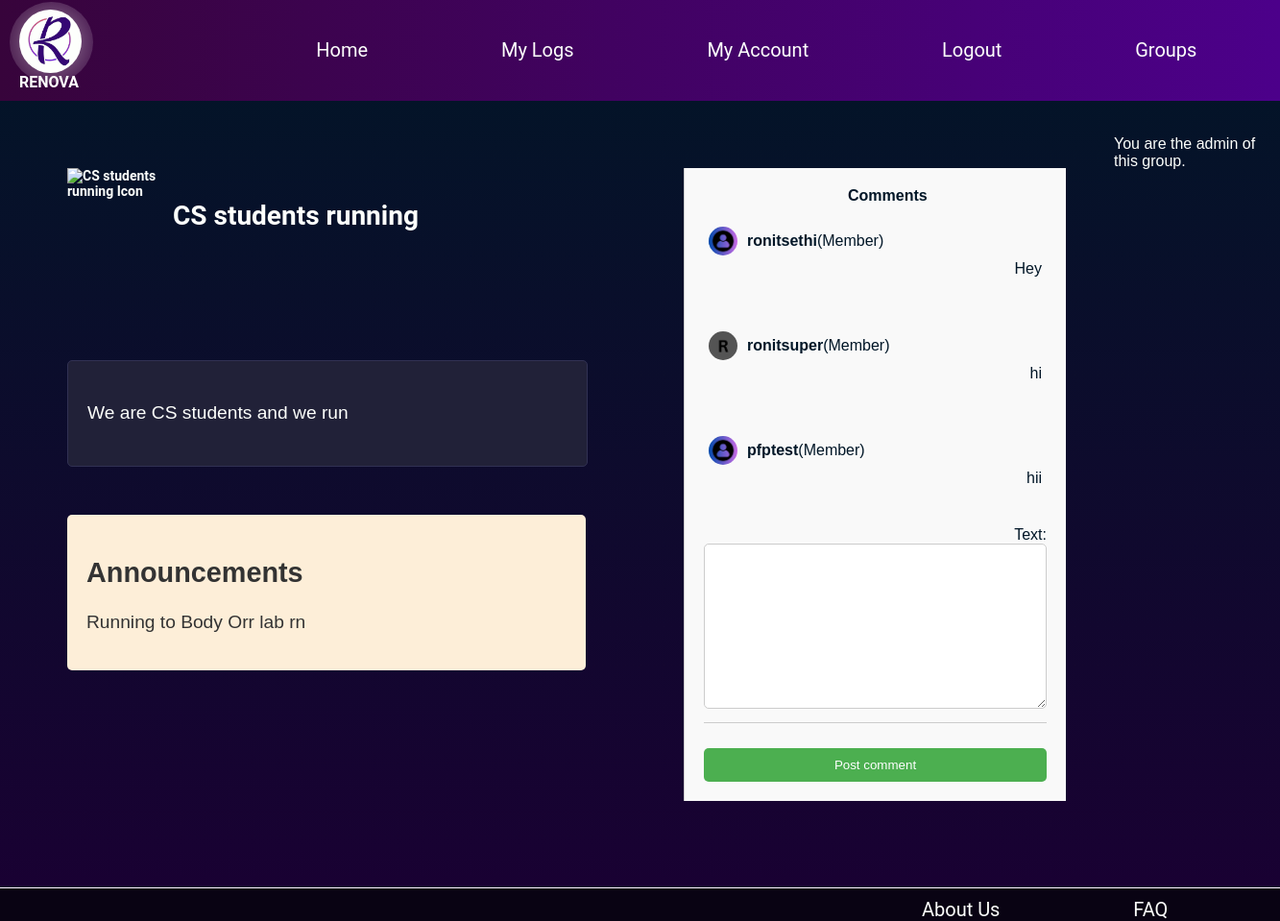
Before: /renova/groups/cs-students-running/ (signed in) with the older database file.
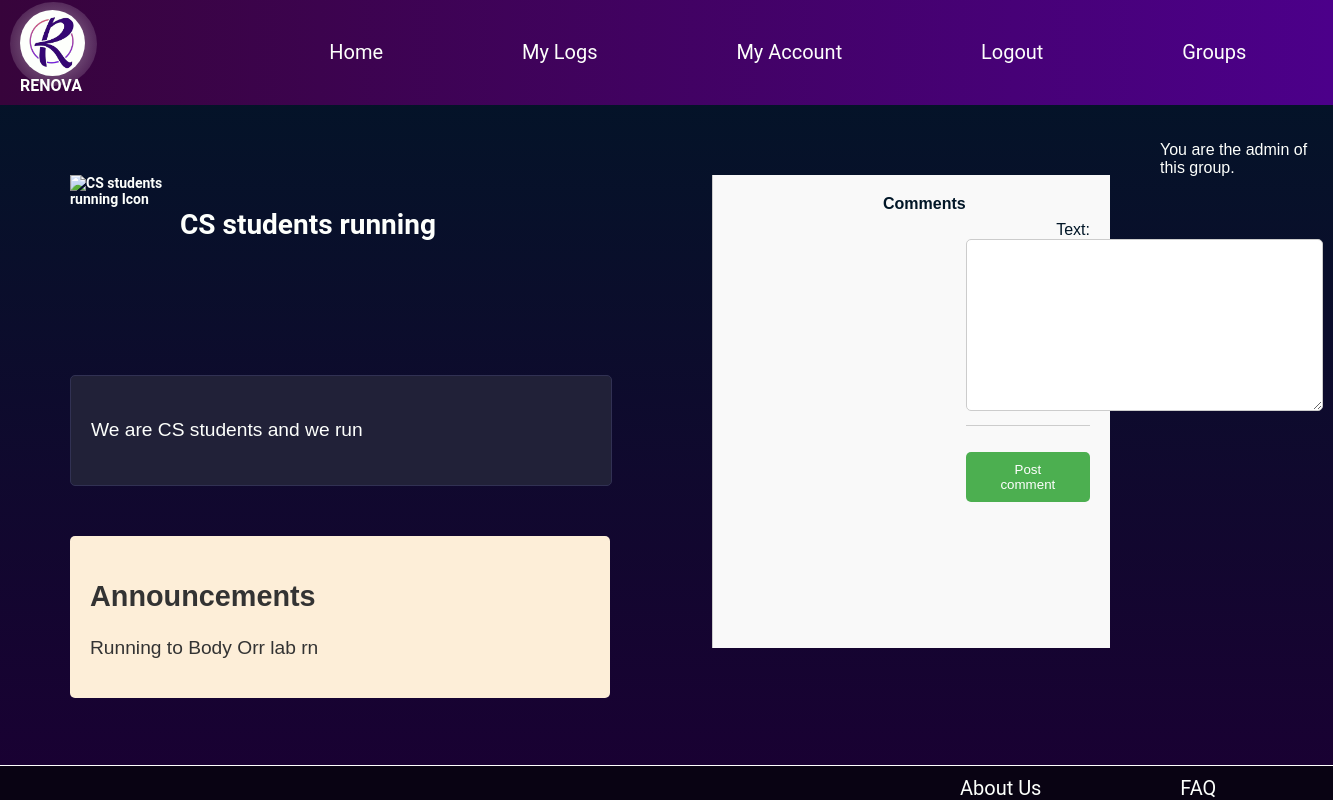
After: the same page with the newer database file.
### renova/models.py (models this page shows, shortened)
class Comment(models.Model):
    group = models.ForeignKey(Group, on_delete=models.CASCADE, related_name='comments')
    user = models.ForeignKey(User, on_delete=models.CASCADE)
    text = models.TextField()
    creation_date = models.DateField(default=timezone.now)
    likes = models.PositiveIntegerField(default=0)

class UserProfile(models.Model):
    user = models.OneToOneField(User, on_delete=models.CASCADE)
    picture = models.ImageField(upload_to='profile_images', blank = True, default='media/profile_images/default.jpg')

### renova/views.py (the view, shortened to what this page needs)
# urls.py: path('groups/<slug:group_name_slug>/', views.group, name='group'),
@login_required
def group(request, group_name_slug=None):
    context_dict = {}
    try:
        group = Group.objects.get(slug=group_name_slug)
        context_dict['group'] = group
        context_dict['form'] = CommentForm()
    except Group.DoesNotExist:
        context_dict['group'] = None
    if group_name_slug:
        return render(request, 'renova/group.html', context_dict)
    else:
        return HttpResponse("Group not found")

### renova/forms.py
class CommentForm(forms.ModelForm):
    class Meta:
        model = Comment
        fields = ['text']

### templates/renova/group.html (shortened to what this page needs)
{% extends "base.html" %}
{% load static %}
{% block content %}
    {% if group %}
        <div class="container">
            <div class="columns">
                <div id="group-logo">
                    {% if group.icon %}
                        <img src="{{ group.icon.url }}" alt="{{ group.name }} Icon">
                    {% else %}
                        <img alt="{{ group.name }} Icon">
                    {% endif %}
                    <h1>{{ group.name }}</h1>
                </div>
                <div id="group-description">
                    <p>{{ group.description }}</p>
                </div>
                <div id="group-announcements">
                    <h2>Announcements</h2>
                    <p>{{ group.announcements }}</p>
                </div>
            </div>
            <div class="comment-section rightalign leftline">
                <b><div class="leftalign">Comments</div></b>
                {% for comment in group.comments.all %}
                    <div class="comment">
                        <br>
                        <br>
                        <div class="comment-user">
                            <img class="profile-pic" src="{{ comment.user.userprofile.picture.url }}" alt="{{ comment.user.username }}'s Profile Picture" width="30" height="30">
                            <strong>{{ comment.user.username }}</strong>{% if comment.user == group.admin %} (Admin){% else %} (Member) {% endif %}
                        </div>
                        <div class="comment-text">
                            {{ comment.text }}
                        </div>
                    </div>
                {% endfor %}
                {% if request.user == group.admin or request.user in group.members.all %}
                    <form method="post">
                        {{ form.as_p }}
                        <button type="submit">Post comment</button>
                    </form>
                {% endif %}
            </div>
            {% if request.user == group.admin %}
                <p>You are the admin of this group.</p>
            {% elif request.user in group.members.all %}
                <form method="post" action="{% url 'renova:leave_group' group.slug %}">
                    {% csrf_token %}
                    <button type="submit">Leave Group</button>
                </form>
            {% else %}
                <form method="post" action="{% url 'renova:join_group' group.slug %}">
                    {% csrf_token %}
                    <button type="submit">Join Group</button>
                </form>
            {% endif %}
        </div>
    {% else %}
        <p>Group not found.</p>
    {% endif %}
{% endblock %}

Changed rows visible on the page:
removed Comment: user.userprofile.picture (placeholder picture), user.username "ronitsethi", shows "(Member)", text "Hey"
removed Comment: user.userprofile.picture (picture), user.username "ronitsuper", shows "(Member)", text "hi"
removed Comment: user.userprofile.picture (placeholder picture), user.username "pfptest", shows "(Member)", text "hii"
